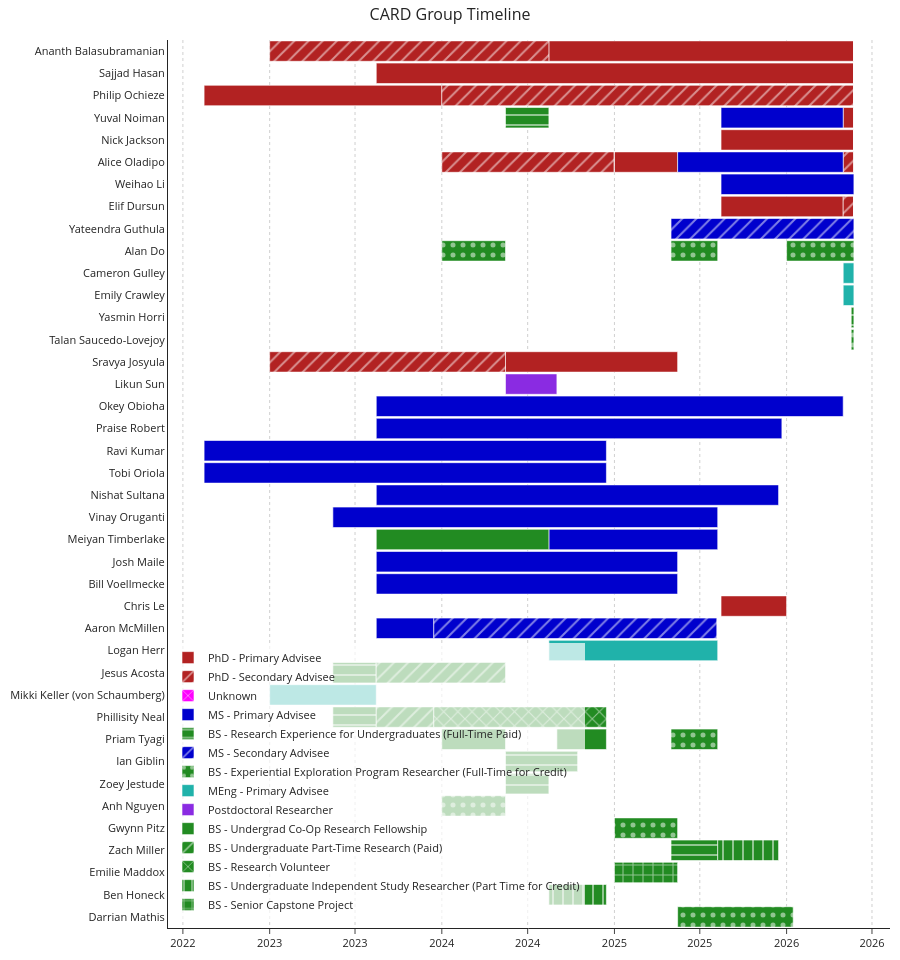

The cell this chart's notebook holds for it:
### Code cell
#| output: true
#| warning: false
#| eval: true
#| echo: false

import pandas as pd
import numpy as np
import plotly.express as px

filename = "../private/CARD Group Timeline.xlsx"

df = pd.read_excel(filename, sheet_name="People")
df.drop(0, inplace=True)
df.reset_index(inplace=True, drop=True)

names = df['Display Name'].values

# Get the current group members and alumni
current_group_member_indices = df[df.apply(
    lambda row: row.astype(str).str.contains('current').any(),
      axis=1)].index.tolist()
alumni_indices = df[~df.index.isin(current_group_member_indices)].index.tolist()

current_group_members = df.loc[current_group_member_indices, 'Display Name']
alumni = df.loc[alumni_indices, 'Display Name']

current_index = np.zeros([len(names), 1])
current_index[current_group_member_indices] = 1
alumni_index = np.zeros([len(names), 1])
alumni_index[alumni_indices] = 1
df['current'] = current_index
df['alumni'] = alumni_index
del current_index, alumni_index

# Convert Finish and Start columns to datetime
for col in np.ravel([[col for col in df.columns if 'Finish' in col],
              [col for col in df.columns if 'Start' in col]]):
    df[col] = pd.to_datetime(df[col], errors='coerce', format='%Y-%m-%d %H:%M:%S')

# Replace 'current' with today's date in the DataFrame
# This assumes 'current' is used in the 'Ultimate Role Finish' column
df = df.mask(df == 'current', pd.to_datetime(pd.Timestamp.today()))

# Fill in remaining dates with current date time
for col in np.ravel([[col for col in df.columns if 'Finish' in col],
              [col for col in df.columns if 'Start' in col]]):
    df.loc[df[col].isna(),col] = \
        pd.to_datetime(pd.Timestamp.today())


#| output: false

rolehistory = ['Ultimate', 'Penultimate', 'Antepenultimate', 'Preantepenultimate', 'Propreantepenultimate', 'Ultrasuprapropreantepenultimate']

role_aliases = {
    'BS - Undergraduate Full-Time Research (Paid)': 'BS - Research Experience for Undergraduates (Full-Time Paid)',
    'BS - Undergraduate Lab Assistant (Part-Time Paid)': 'BS - Undergraduate Part-Time Research (Paid)'
}

role_styles = {
    'Postdoctoral Researcher': {'color': 'blueviolet', 'pattern': '', 'rank': 1000},
    'PhD - Primary Advisee': {'color': 'firebrick', 'pattern': '', 'rank': 750},
    'PhD - Secondary Advisee': {'color': 'firebrick', 'pattern': '/', 'rank': 350},
    'PhD - Committee Member': {'color': 'firebrick', 'pattern': 'x', 'rank': 225},
    'MS - Primary Advisee': {'color': 'mediumblue', 'pattern': '', 'rank': 500},
    'MS - Secondary Advisee': {'color': 'mediumblue', 'pattern': '/', 'rank': 175},
    'MS - Committee Member': {'color': 'mediumblue', 'pattern': 'x', 'rank': 75},
    'MEng - Primary Advisee': {'color': 'lightseagreen', 'pattern': '', 'rank': 225},
    'MEng - Secondary Advisee': {'color': 'lightseagreen', 'pattern': '/', 'rank': 2},
    'BS - Undergrad Co-Op Research Fellowship': {'color': 'forestgreen', 'pattern': '', 'rank': 200},
    'BS - Undergraduate Part-Time Research (Paid)': {'color': 'forestgreen', 'pattern': '/', 'rank': 20},
    'BS - Undergraduate Independent Study Researcher (Part Time for Credit)': {'color': 'forestgreen', 'pattern': '|', 'rank': 10},
    'BS - Senior Capstone Project': {'color': 'forestgreen', 'pattern': '+', 'rank': 30},
    'BS - Experiential Exploration Program Researcher (Full-Time for Credit)': {'color': 'forestgreen', 'pattern': '.', 'rank': 75},
    'BS - Research Experience for Undergraduates (Full-Time Paid)': {'color': 'forestgreen', 'pattern': '-', 'rank': 150},
    'BS - Research Volunteer': {'color': 'forestgreen', 'pattern': 'x', 'rank': 1},
}

def canonicalize_role(degree_role):
    if pd.isna(degree_role):
        return 'Unknown'
    role = str(degree_role).strip()
    return role_aliases.get(role, role)

def get_role_style(degree_role):
    canonical = canonicalize_role(degree_role)
    return canonical, role_styles.get(canonical, {'color': 'magenta', 'pattern': 'x', 'rank': 1})

time_with_group = pd.to_timedelta(pd.Series(np.zeros(np.shape(names))), unit='s')
for role in rolehistory:
    time_with_group += pd.to_datetime(
        df['{0} Role Finish'.format(role)]) \
          - pd.to_datetime(df['{0} Role Start'.format(role)]
                           )
time_with_group = time_with_group / (np.timedelta64(1, 'D'))
df['time_with_group'] = time_with_group
rankvalue = []
for n in np.arange(0, len(names)):
    groupmember = df.loc[n]
    for role in rolehistory:
        canonical_role, style = get_role_style(groupmember['{0} Degree-Role'.format(role)])
        if role == 'Ultimate':
            rankvalue.append(style['rank'])

current = 4999 * df['current'].values + 1

value = current + rankvalue + 0.5 * time_with_group

# Sort in the order we want to plot
df['rankvalue'] = rankvalue

df['value'] = value
order = np.flipud(np.argsort(np.array(value)))
df['order'] = order

dfn = df.sort_values(by='value', ascending=False)
dfn.reset_index(inplace=True, drop=True)

names_sorted = dfn['Display Name'].values

timeline_records = []
for _, groupmember in dfn.iterrows():
    name = groupmember['Display Name']
    for role in rolehistory:
        degree_role = groupmember['{0} Degree-Role'.format(role)]
        canonical_role, style = get_role_style(degree_role)

        timeline_records.append({
            'name': name,
            'degree_role': canonical_role,
            'color': style['color'],
            'pattern': style['pattern'],
            'start': pd.to_datetime(groupmember['{0} Role Start'.format(role)]),
            'finish': pd.to_datetime(groupmember['{0} Role Finish'.format(role)])
        })

timeline_df = pd.DataFrame(timeline_records)

color_discrete_map = {k: v['color'] for k, v in role_styles.items()}
color_discrete_map['Unknown'] = 'magenta'

pattern_shape_map = {k: (v['pattern'] if v['pattern'] else '') for k, v in role_styles.items()}
pattern_shape_map['Unknown'] = 'x'

timeline_df['degree_role_clean'] = timeline_df['degree_role'].fillna('Unknown')

fig = px.timeline(
    timeline_df,
    x_start='start',
    x_end='finish',
    y='name',
    color='degree_role_clean',
    pattern_shape='degree_role_clean',
    category_orders={'name': list(names_sorted)},
    color_discrete_map=color_discrete_map,
    pattern_shape_map=pattern_shape_map
)

fig.update_traces(
    marker_line_color='white',
    marker_line_width=0.6,
    hovertemplate='<b>%{y}</b><br>Role: %{fullData.name}<br>Start: %{base|%Y-%m-%d}<br>Finish: %{x|%Y-%m-%d}<extra></extra>'
)

fig.update_yaxes(
    autorange=True,
    title=None,
    showgrid=False,
    tickfont=dict(size=11),
    ticks='',
    automargin=True
)
fig.update_xaxes(
    title=None,
    showgrid=True,
    griddash='dot',
    gridcolor='rgba(120,120,120,0.35)',
    tickfont=dict(size=11),
    tickformat='%Y',
    automargin=True
)
fig.update_layout(
    title=dict(text='CARD Group Timeline', x=0.5, xanchor='center', font=dict(size=16)),
    legend_title_text='',
    legend=dict(
        x=0.0,
        y=0.01,
        xanchor='left',
        yanchor='bottom',
        orientation='v',
        font=dict(size=11),
        bgcolor='rgba(255,255,255,0.7)'
    ),
    xaxis2=dict(
        matches='x',
        overlaying='x',
        side='top',
        showgrid=False,
        tickfont=dict(size=11),
        tickformat='%Y',
        title=None
    ),
    template='simple_white',
    height=max(450, int(24 * len(names_sorted))),
    margin=dict(l=10, r=10, t=40, b=10),
    bargap=0.08,
    hoverlabel=dict(font_size=11)
)

fig.show()

### Figure 1 — Plotly figure (JSON) as saved in the notebook; plotly's stock layout.template omitted (floating-point values rounded to 4 significant figures; data arrays with more than 128 entries replaced by an {"elided": "..."} marker saying what was removed)
{"data": [{"base": ["2024-08-15T00:00:00.000000000", "2023-08-15T00:00:00.000000000", "2022-08-15T00:00:00.000000000", "2026-05-01T00:00:00.000000000", "2025-08-15T00:00:00.000000000", "2025-01-01T00:00:00.000000000", "2025-08-15T00:00:00.000000000", "2024-05-15T00:00:00.000000000", "2025-08-15T00:00:00.000000000"], "hovertemplate": "<b>%{y}</b><br>Role: %{fullData.name}<br>Start: %{base|%Y-%m-%d}<br>Finish: %{x|%Y-%m-%d}<extra></extra>", "legendgroup": "PhD - Primary Advisee", "marker": {"color": "firebrick", "line": {"color": "white", "width": 0.6}, "pattern": {"shape": ""}}, "name": "PhD - Primary Advisee", "orientation": "h", "showlegend": true, "textposition": "auto", "type": "bar", "x": [55874434275, 87496834275, 43545600000, 1960834275, 24338434275, 11577600000, 22377600000, 31536000000, 12009600000], "xaxis": "x", "y": ["Ananth Balasubramanian", "Sajjad Hasan", "Philip Ochieze", "Yuval Noiman", "Nick Jackson", "Alice Oladipo", "Elif Dursun", "Sravya Josyula", "Chris Le"], "yaxis": "y"}, {"base": ["2023-01-01T00:00:00.000000000", "2024-01-01T00:00:00.000000000", "2026-05-01T00:00:00.000000000", "2024-01-01T00:00:00.000000000", "2026-05-01T00:00:00.000000000", "2023-01-01T00:00:00.000000000"], "hovertemplate": "<b>%{y}</b><br>Role: %{fullData.name}<br>Start: %{base|%Y-%m-%d}<br>Finish: %{x|%Y-%m-%d}<extra></extra>", "legendgroup": "PhD - Secondary Advisee", "marker": {"color": "firebrick", "line": {"color": "white", "width": 0.6}, "pattern": {"shape": "/"}}, "name": "PhD - Secondary Advisee", "orientation": "h", "showlegend": true, "textposition": "auto", "type": "bar", "x": [51148800000, 75487234275, 1960834275, 31536000000, 1960834275, 43200000000], "xaxis": "x", "y": ["Ananth Balasubramanian", "Philip Ochieze", "Alice Oladipo", "Alice Oladipo", "Elif Dursun", "Sravya Josyula"], "yaxis": "y"}, {"base": {"elided": "180 str values"}, "hovertemplate": "<b>%{y}</b><br>Role: %{fullData.name}<br>Start: %{base|%Y-%m-%d}<br>Finish: %{x|%Y-%m-%d}<extra></extra>", "legendgroup": "Unknown", "marker": {"color": "magenta", "line": {"color": "white", "width": 0.6}, "pattern": {"shape": "x"}}, "name": "Unknown", "orientation": "h", "showlegend": true, "textposition": "auto", "type": "bar", "x": {"elided": "180 int values"}, "xaxis": "x", "y": {"elided": "180 str values"}, "yaxis": "y"}, {"base": ["2025-08-15T00:00:00.000000000", "2025-05-15T00:00:00.000000000", "2025-08-15T00:00:00.000000000", "2023-08-15T00:00:00.000000000", "2023-08-15T00:00:00.000000000", "2022-08-15T00:00:00.000000000", "2022-08-15T00:00:00.000000000", "2023-08-15T00:00:00.000000000", "2023-05-15T00:00:00.000000000", "2024-08-15T00:00:00.000000000", "2023-08-15T00:00:00.000000000", "2023-08-15T00:00:00.000000000", "2023-08-15T00:00:00.000000000"], "hovertemplate": "<b>%{y}</b><br>Role: %{fullData.name}<br>Start: %{base|%Y-%m-%d}<br>Finish: %{x|%Y-%m-%d}<extra></extra>", "legendgroup": "MS - Primary Advisee", "marker": {"color": "mediumblue", "line": {"color": "white", "width": 0.6}, "pattern": {"shape": ""}}, "name": "MS - Primary Advisee", "orientation": "h", "showlegend": true, "textposition": "auto", "type": "bar", "x": [22377600000, 30326400000, 24338434275, 85536000000, 74304000000, 73699200000, 73699200000, 73699200000, 70502400000, 30931200000, 55209600000, 55209600000, 10540800000], "xaxis": "x", "y": ["Yuval Noiman", "Alice Oladipo", "Weihao Li", "Okey Obioha", "Praise Robert", "Ravi Kumar", "Tobi Oriola", "Nishat Sultana", "Vinay Oruganti", "Meiyan Timberlake", "Josh Maile", "Bill Voellmecke", "Aaron McMillen"], "yaxis": "y"}, {"base": ["2024-05-15T00:00:00.000000000", "2026-05-18T00:00:00.000000000", "2023-05-15T00:00:00.000000000", "2023-05-15T00:00:00.000000000", "2024-05-15T00:00:00.000000000", "2024-05-15T00:00:00.000000000", "2025-05-01T00:00:00.000000000"], "hovertemplate": "<b>%{y}</b><br>Role: %{fullData.name}<br>Start: %{base|%Y-%m-%d}<br>Finish: %{x|%Y-%m-%d}<extra></extra>", "legendgroup": "BS - Research Experience for Undergraduates (Full-Time Paid)", "marker": {"color": "forestgreen", "line": {"color": "white", "width": 0.6}, "pattern": {"shape": "-"}}, "name": "BS - Research Experience for Undergraduates (Full-Time Paid)", "orientation": "h", "showlegend": true, "textposition": "auto", "type": "bar", "x": [7948800000, 492034275, 7948800000, 7948800000, 13219200000, 7948800000, 8553600000], "xaxis": "x", "y": ["Yuval Noiman", "Yasmin Horri", "Jesus Acosta", "Phillisity Neal", "Ian Giblin", "Zoey Jestude", "Zach Miller"], "yaxis": "y"}, {"base": ["2025-05-01T00:00:00.000000000", "2023-12-15T00:00:00.000000000"], "hovertemplate": "<b>%{y}</b><br>Role: %{fullData.name}<br>Start: %{base|%Y-%m-%d}<br>Finish: %{x|%Y-%m-%d}<extra></extra>", "legendgroup": "MS - Secondary Advisee", "marker": {"color": "mediumblue", "line": {"color": "white", "width": 0.6}, "pattern": {"shape": "/"}}, "name": "MS - Secondary Advisee", "orientation": "h", "showlegend": true, "textposition": "auto", "type": "bar", "x": [33496834275, 51840000000], "xaxis": "x", "y": ["Yateendra Guthula", "Aaron McMillen"], "yaxis": "y"}, {"base": ["2026-01-01T00:00:00.000000000", "2025-05-01T00:00:00.000000000", "2024-01-01T00:00:00.000000000", "2026-05-18T00:00:00.000000000", "2025-05-01T00:00:00.000000000", "2024-01-01T00:00:00.000000000", "2025-01-01T00:00:00.000000000", "2026-01-15T00:00:00.000000000"], "hovertemplate": "<b>%{y}</b><br>Role: %{fullData.name}<br>Start: %{base|%Y-%m-%d}<br>Finish: %{x|%Y-%m-%d}<extra></extra>", "legendgroup": "BS - Experiential Exploration Program Researcher (Full-Time for Credit)", "marker": {"color": "forestgreen", "line": {"color": "white", "width": 0.6}, "pattern": {"shape": "."}}, "name": "BS - Experiential Exploration Program Researcher (Full-Time for Credit)", "orientation": "h", "showlegend": true, "textposition": "auto", "type": "bar", "x": [12328834275, 8553600000, 11664000000, 492034275, 8553600000, 11664000000, 11577600000, -21168000000], "xaxis": "x", "y": ["Alan Do", "Alan Do", "Alan Do", "Talan Saucedo-Lovejoy", "Priam Tyagi", "Anh Nguyen", "Gwynn Pitz", "Darrian Mathis"], "yaxis": "y"}, {"base": ["2026-05-01T00:00:00.000000000", "2026-05-01T00:00:00.000000000", "2024-08-15T00:00:00.000000000", "2023-01-01T00:00:00.000000000"], "hovertemplate": "<b>%{y}</b><br>Role: %{fullData.name}<br>Start: %{base|%Y-%m-%d}<br>Finish: %{x|%Y-%m-%d}<extra></extra>", "legendgroup": "MEng - Primary Advisee", "marker": {"color": "lightseagreen", "line": {"color": "white", "width": 0.6}, "pattern": {"shape": ""}}, "name": "MEng - Primary Advisee", "orientation": "h", "showlegend": true, "textposition": "auto", "type": "bar", "x": [1960834275, 1960834275, 30931200000, 19526400000], "xaxis": "x", "y": ["Cameron Gulley", "Emily Crawley", "Logan Herr", "Mikki Keller (von Schaumberg)"], "yaxis": "y"}, {"base": ["2024-05-15T00:00:00.000000000"], "hovertemplate": "<b>%{y}</b><br>Role: %{fullData.name}<br>Start: %{base|%Y-%m-%d}<br>Finish: %{x|%Y-%m-%d}<extra></extra>", "legendgroup": "Postdoctoral Researcher", "marker": {"color": "blueviolet", "line": {"color": "white", "width": 0.6}, "pattern": {"shape": ""}}, "name": "Postdoctoral Researcher", "orientation": "h", "showlegend": true, "textposition": "auto", "type": "bar", "x": [9417600000], "xaxis": "x", "y": ["Likun Sun"], "yaxis": "y"}, {"base": ["2023-08-15T00:00:00.000000000", "2024-09-01T00:00:00.000000000", "2024-01-01T00:00:00.000000000"], "hovertemplate": "<b>%{y}</b><br>Role: %{fullData.name}<br>Start: %{base|%Y-%m-%d}<br>Finish: %{x|%Y-%m-%d}<extra></extra>", "legendgroup": "BS - Undergrad Co-Op Research Fellowship", "marker": {"color": "forestgreen", "line": {"color": "white", "width": 0.6}, "pattern": {"shape": ""}}, "name": "BS - Undergrad Co-Op Research Fellowship", "orientation": "h", "showlegend": true, "textposition": "auto", "type": "bar", "x": [31622400000, 9072000000, 11664000000], "xaxis": "x", "y": ["Meiyan Timberlake", "Priam Tyagi", "Priam Tyagi"], "yaxis": "y"}, {"base": ["2023-08-15T00:00:00.000000000", "2023-08-15T00:00:00.000000000", "2023-08-15T00:00:00.000000000"], "hovertemplate": "<b>%{y}</b><br>Role: %{fullData.name}<br>Start: %{base|%Y-%m-%d}<br>Finish: %{x|%Y-%m-%d}<extra></extra>", "legendgroup": "BS - Undergraduate Part-Time Research (Paid)", "marker": {"color": "forestgreen", "line": {"color": "white", "width": 0.6}, "pattern": {"shape": "/"}}, "name": "BS - Undergraduate Part-Time Research (Paid)", "orientation": "h", "showlegend": true, "textposition": "auto", "type": "bar", "x": [23673600000, 23673600000, 10540800000], "xaxis": "x", "y": ["Jesus Acosta", "Jesus Acosta", "Phillisity Neal"], "yaxis": "y"}, {"base": ["2023-12-15T00:00:00.000000000"], "hovertemplate": "<b>%{y}</b><br>Role: %{fullData.name}<br>Start: %{base|%Y-%m-%d}<br>Finish: %{x|%Y-%m-%d}<extra></extra>", "legendgroup": "BS - Research Volunteer", "marker": {"color": "forestgreen", "line": {"color": "white", "width": 0.6}, "pattern": {"shape": "x"}}, "name": "BS - Research Volunteer", "orientation": "h", "showlegend": true, "textposition": "auto", "type": "bar", "x": [31622400000], "xaxis": "x", "y": ["Phillisity Neal"], "yaxis": "y"}, {"base": ["2025-08-08T00:00:00.000000000", "2024-08-15T00:00:00.000000000"], "hovertemplate": "<b>%{y}</b><br>Role: %{fullData.name}<br>Start: %{base|%Y-%m-%d}<br>Finish: %{x|%Y-%m-%d}<extra></extra>", "legendgroup": "BS - Undergraduate Independent Study Researcher (Part Time for Credit)", "marker": {"color": "forestgreen", "line": {"color": "white", "width": 0.6}, "pattern": {"shape": "|"}}, "name": "BS - Undergraduate Independent Study Researcher (Part Time for Credit)", "orientation": "h", "showlegend": true, "textposition": "auto", "type": "bar", "x": [11145600000, 10540800000], "xaxis": "x", "y": ["Zach Miller", "Ben Honeck"], "yaxis": "y"}, {"base": ["2025-01-01T00:00:00.000000000"], "hovertemplate": "<b>%{y}</b><br>Role: %{fullData.name}<br>Start: %{base|%Y-%m-%d}<br>Finish: %{x|%Y-%m-%d}<extra></extra>", "legendgroup": "BS - Senior Capstone Project", "marker": {"color": "forestgreen", "line": {"color": "white", "width": 0.6}, "pattern": {"shape": "+"}}, "name": "BS - Senior Capstone Project", "orientation": "h", "showlegend": true, "textposition": "auto", "type": "bar", "x": [11577600000], "xaxis": "x", "y": ["Emilie Maddox"], "yaxis": "y"}], "layout": {"bargap": 0.08, "barmode": "overlay", "height": 960, "hoverlabel": {"font": {"size": 11}}, "legend": {"bgcolor": "rgba(255,255,255,0.7)", "font": {"size": 11}, "orientation": "v", "title": {"text": ""}, "tracegroupgap": 0, "x": 0, "xanchor": "left", "y": 0.01, "yanchor": "bottom"}, "margin": {"b": 10, "l": 10, "r": 10, "t": 40}, "title": {"font": {"size": 16}, "text": "CARD Group Timeline", "x": 0.5, "xanchor": "center"}, "xaxis": {"anchor": "y", "automargin": true, "domain": [0, 1], "gridcolor": "rgba(120,120,120,0.35)", "griddash": "dot", "showgrid": true, "tickfont": {"size": 11}, "tickformat": "%Y", "title": {}, "type": "date"}, "xaxis2": {"matches": "x", "overlaying": "x", "showgrid": false, "side": "top", "tickfont": {"size": 11}, "tickformat": "%Y", "title": {}}, "yaxis": {"anchor": "x", "automargin": true, "autorange": true, "categoryarray": ["Darrian Mathis", "Ben Honeck", "Emilie Maddox", "Zach Miller", "Gwynn Pitz", "Anh Nguyen", "Zoey Jestude", "Ian Giblin", "Priam Tyagi", "Phillisity Neal", "Mikki Keller (von Schaumberg)", "Jesus Acosta", "Logan Herr", "Aaron McMillen", "Chris Le", "Bill Voellmecke", "Josh Maile", "Meiyan Timberlake", "Vinay Oruganti", "Nishat Sultana", "Tobi Oriola", "Ravi Kumar", "Praise Robert", "Okey Obioha", "Likun Sun", "Sravya Josyula", "Talan Saucedo-Lovejoy", "Yasmin Horri", "Emily Crawley", "Cameron Gulley", "Alan Do", "Yateendra Guthula", "Elif Dursun", "Weihao Li", "Alice Oladipo", "Nick Jackson", "Yuval Noiman", "Philip Ochieze", "Sajjad Hasan", "Ananth Balasubramanian"], "categoryorder": "array", "domain": [0, 1], "showgrid": false, "tickfont": {"size": 11}, "ticks": "", "title": {}}}}
